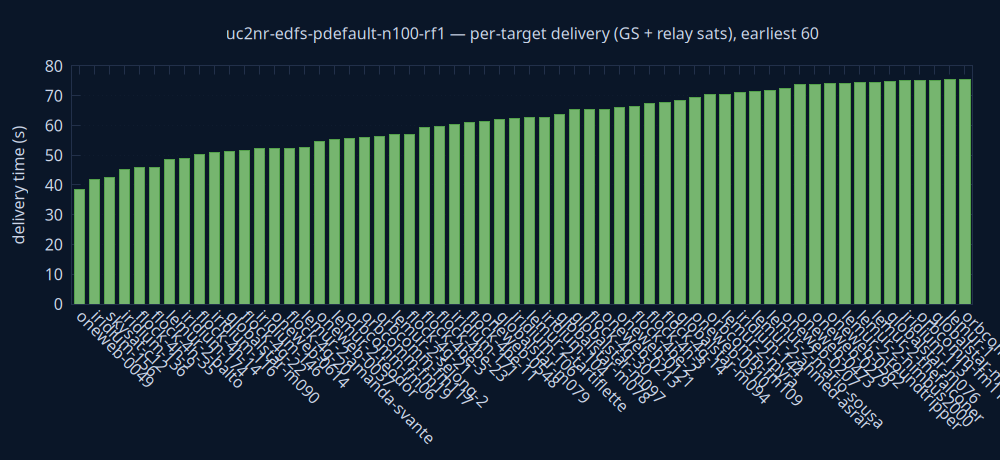

Reproduce this figure in gnuplot.
set terminal pngcairo size 1000,460 background rgb '#0a1628'
set output 'delivery.png'
set style fill solid 0.8
set boxwidth 0.7 relative
set border lc rgb '#22304a'
set grid ytics lc rgb '#22304a'
set yrange [0:*]
set ylabel 'delivery time (s)' textcolor rgb '#cdd7ea'
set xtics rotate by -45 textcolor rgb '#cdd7ea'
set ytics textcolor rgb '#cdd7ea'
set title 'uc2nr-edfs-pdefault-n100-rf1 — per-target delivery (GS + relay sats), earliest 60' textcolor rgb '#cdd7ea'
plot 'delivery.dat' using 0:2:3:xtic(1) with boxes lc rgb variable notitle
